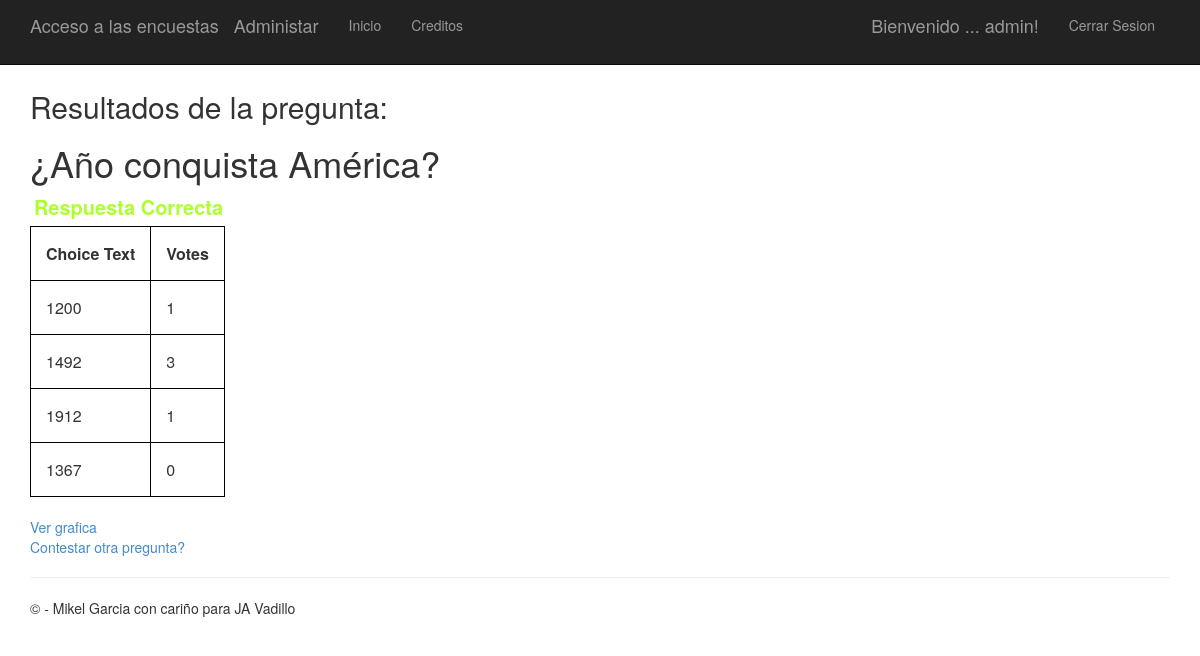
The app's page /8/results/ (signed in) with its own data.
### app/models.py (models this page shows)
class Question(models.Model):
    question_text = models.CharField(max_length=200)
    pub_date = models.DateTimeField('date published')
    subject = models.CharField(default='None',max_length=200)

class Choice(models.Model):
    question = models.ForeignKey(Question)
    choice_text = models.CharField(max_length=200)
    correct = models.BooleanField(default=False)
    votes = models.IntegerField(default=0)

### app/views.py (the view)
# urls.py: url(r'^(?P<question_id>\d+)/results/$', app.views.results, name='results'),
def results(request, question_id):
    question = get_object_or_404(Question, pk=question_id)
    if request.session['acertado']:
        return render(request, 'polls/results.html', {'title':'Resultados de la pregunta:','question': question, 'correcta': 'Respuesta Correcta'})
    else:
        return render(request, 'polls/results.html', {'title':'Resultados de la pregunta:','question': question, 'incorrecta': 'Respuesta Incorrecta'})

### app/templates/polls/results.html (shortened to what this page needs)
﻿{% extends "app/layout.html" %}
{% block content %}
<h2>{{ title }}</h2>
<h1>{{ question.question_text }}</h1>
<label id="correcta" style="color:greenyellow; font-size:20px">{{correcta}}</label>
<table>
    <tr>
        <th>Choice Text</th>
        <th>Votes</th>
    </tr>
    {% for choice in question.choice_set.all %}
        <tr>
            <td>{{ choice.choice_text }}</td>
            <td>{{ choice.votes }}</td>
        </tr>
    {% endfor %}
</table>
<br />
<a href="{% url 'chart' question.id %}"> Ver grafica</a><br />
<a href="{% url 'index' %}">Contestar otra pregunta?</a>
{% endblock %}

### app/templates/app/layout.html (shortened to what this page needs)
﻿<!DOCTYPE html>
<html>
<head>
    {% load staticfiles %}
    <link rel="stylesheet" type="text/css" href="{% static 'app/content/bootstrap.min.css' %}" />
    <link rel="stylesheet" type="text/css" href="{% static 'app/content/site.css' %}" />
</head>
<body>
    <div class="navbar navbar-inverse navbar-fixed-top">
        <div class="container">
            <div class="navbar-header">
                <a href="/polls/" class="navbar-brand">Acceso a las encuestas</a>
                <a href="/admin/" class="navbar-brand">Administar</a>
            </div>
            <div class="navbar-collapse collapse">
                <ul class="nav navbar-nav">
                    <li><a href="{% url 'home' %}">Inicio</a></li>
                    <li><a href="{% url 'contact' %}">Creditos</a></li>
                </ul>
                {% include 'app/loginpartial.html' %}
            </div>
        </div>
    </div>
    <div class="container body-content">
{% block content %}{% endblock %}
        <hr/>
        <footer>
            <p>&copy; {{ year }} - Mikel Garcia con cariño para JA Vadillo</p>
        </footer>
    </div>
</body>
</html>

### app/templates/app/loginpartial.html (shortened to what this page needs)
{% if user.is_authenticated %}
<form id="logoutForm" action="/logout" method="post" class="navbar-right">
    <ul class="nav navbar-nav navbar-right">
        <li><span class="navbar-brand">Bienvenido ... {{ user.username }}!</span></li>
        <li><a href="javascript:document.getElementById('logoutForm').submit()">Cerrar Sesion</a></li>
    </ul>
</form>
{% else %}
<ul class="nav navbar-nav navbar-right">
    <li><a href="{% url 'login' %}">Iniciar Sesion</a></li>
</ul>
{% endif %}

### app/static/app/content/site.css (style rules this page uses)
body { padding-top: 50px; padding-bottom: 20px; }
.body-content { padding-left: 15px; padding-right: 15px; }

### app/templates/polls/results.html (style rules this page uses)
table, th, td { border: 1px solid black; border-collapse: collapse; }
th, td { padding: 15px; }

### records on screen
Question: question_text "¿Año conquista América?"
Choice: choice_text "1200", votes "1"
Choice: choice_text "1492", votes "3"
Choice: choice_text "1912", votes "1"
Choice: choice_text "1367", votes "0"

### other values on screen
{{ user.username }} "admin"
{{ title }} "Resultados de la pregunta:"
{{ correcta }} "Respuesta Correcta"
